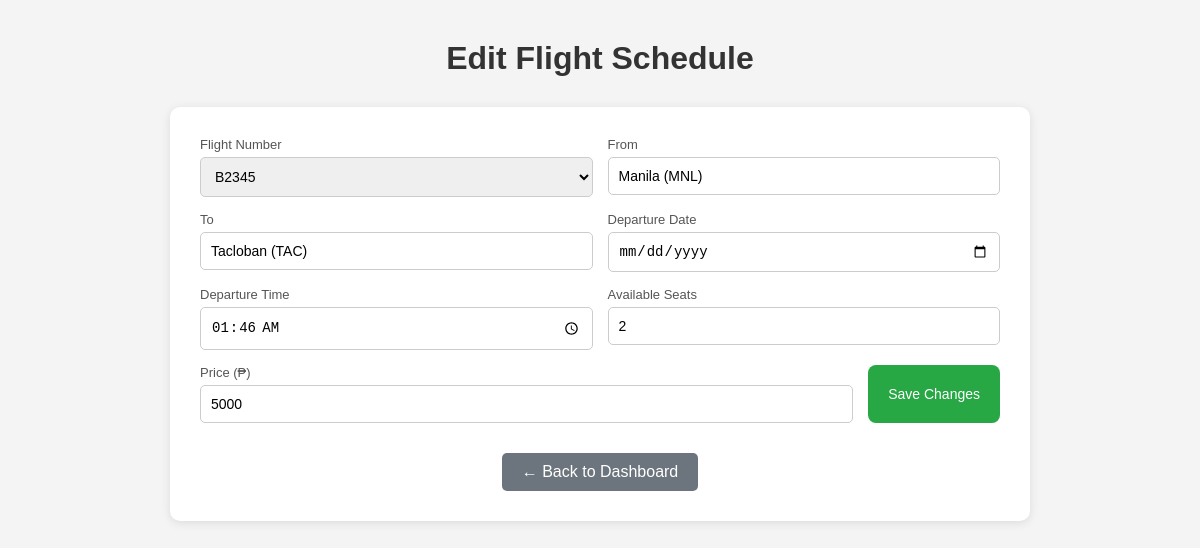
/edit-schedule/2/, run on the app's committed database.
### reservations/models.py (models this page shows, shortened)
class FlightSchedule(models.Model):
    flight_number = models.CharField(max_length=10)
    origin = models.CharField(max_length=100)
    destination = models.CharField(max_length=100)
    departure_date = models.DateField()
    departure_time = models.TimeField()
    available_seats = models.IntegerField(default=0)
    price = models.IntegerField()

### reservations/views.py (the view)
# urls.py: path('edit-schedule/<int:id>/', views.edit_schedule, name='edit_schedule'),
def edit_schedule(request, id):  # <-- Accept the id parameter
    schedule = get_object_or_404(FlightSchedule, pk=id)
    if request.method == 'POST':
        form = FlightScheduleForm(request.POST, instance=schedule)
        if form.is_valid():
            form.save()
            return redirect('admin_dashboard')  # or wherever you want to go after editing
    else:
        form = FlightScheduleForm(instance=schedule)
    return render(request, 'reservations/edit_schedules.html', {'form': form, 'schedule': schedule})

### reservations/forms.py
class FlightScheduleForm(forms.ModelForm):
    price = forms.DecimalField(
        max_digits=10,
        decimal_places=2,
        min_value=0,
        label='Price (₱)',
        widget=forms.NumberInput(attrs={'step': '0.01', 'placeholder': 'e.g. 1999.99'})
    )
    class Meta:
        model = FlightSchedule
        fields = ['flight_number', 'origin', 'destination', 'departure_date', 'departure_time', 'available_seats', 'price']
        widgets = {
            'departure_date': forms.DateInput(attrs={'type': 'date'}),
            'departure_time': forms.TimeInput(attrs={'type': 'time'}),
        }

### reservations/templates/reservations/edit_schedules.html (shortened to what this page needs)
{% load humanize %}
<!DOCTYPE html>
<html lang="en">
<head>
</head>
<body>
  <h1>Edit Flight Schedule</h1>
  <div class="section">
    <form method="POST">
      <div class="input-group">
        <label for="flight_number" class="input-label">Flight Number</label>
        <select id="flight_number" name="flight_number" required>
          <option value="B2345" {% if schedule.flight_number == "B2345" %}selected{% endif %}>B2345</option>
        </select>
      </div>
      <div class="input-group">
        <label for="origin" class="input-label">From</label>
        <input id="origin" list="philippine-locations" name="origin" value="{{ schedule.origin }}" required>
      </div>
      <div class="input-group">
        <label for="destination" class="input-label">To</label>
        <input id="destination" list="philippine-locations" name="destination" value="{{ schedule.destination }}" required>
      </div>
      <div class="input-group">
        <label for="departure_date" class="input-label">Departure Date</label>
        <input id="departure_date" type="date" name="departure_date" value="{{ schedule.departure_date }}" required>
      </div>
      <div class="input-group">
        <label for="departure_time" class="input-label">Departure Time</label>
        <input id="departure_time" type="time" name="departure_time" value="{{ schedule.departure_time|time:'H:i' }}" required>
      </div>
      <div class="input-group">
        <label for="available_seats" class="input-label">Available Seats</label>
        <input id="available_seats" type="number" name="available_seats" value="{{ schedule.available_seats }}" required min="1">
      </div>
      <div class="input-group">
        <label for="price" class="input-label">Price (₱)</label>
        <input id="price" type="number" name="price" step="0.01" value="{{ schedule.price }}" required>
      </div>
      <button type="submit" class="button">Save Changes</button>
    </form>
    <a href="{% url 'admin_dashboard' %}" class="back-button">← Back to Dashboard</a>
  </div>
</body>
</html>

### reservations/templates/reservations/edit_schedules.html (style rules this page uses)
body { font-family: Arial, sans-serif; margin: 40px; background-color: #f4f4f4; }
h1, h2 { color: #333; text-align: center; }
.section { max-width: 800px; margin: 30px auto; background: #fff; padding: 30px; border-radius: 10px; box-shadow: 0 2px 10px rgba(0,0,0,0.1); }
form { display: flex; flex-wrap: wrap; gap: 15px; justify-content: center; }
.input-group { flex: 1 1 45%; display: flex; flex-direction: column; }
.input-label { font-size: 13px; color: #555; margin-bottom: 5px; }
input, select { padding: 10px; font-size: 14px; border: 1px solid #ccc; border-radius: 5px; }
.button { background: #28a745; color: white; border: none; padding: 12px 20px; border-radius: 8px; font-size: 14px; cursor: pointer; transition: background-color 0.3s ease; }
.back-button { display: block; width: fit-content; margin: 30px auto 0; padding: 10px 20px; background-color: #6c757d; color: white; text-decoration: none; border-radius: 5px; text-align: center; transition: background-color 0.3s ease; }

### data on the page
FlightSchedule: flight_number "B2345", origin "Manila (MNL)", destination "Tacloban (TAC)", departure_time "01:46", available_seats "2", price "5000"
